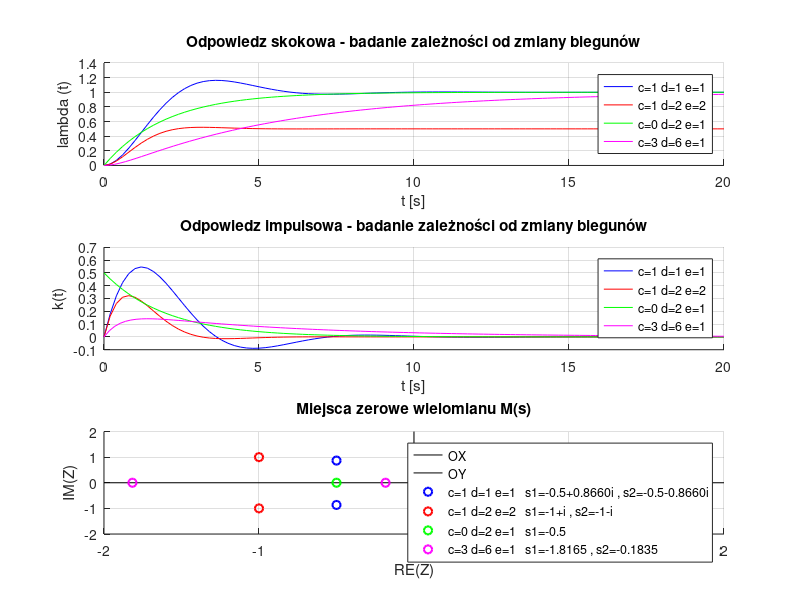
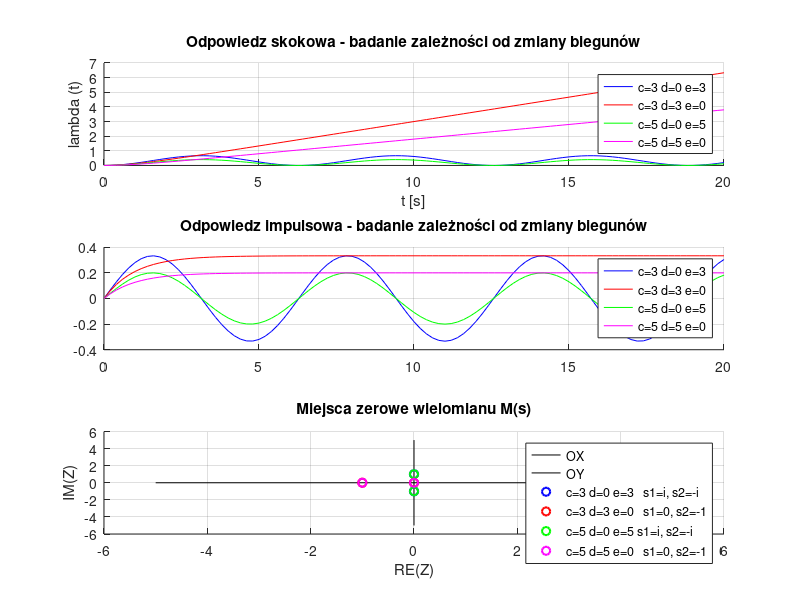
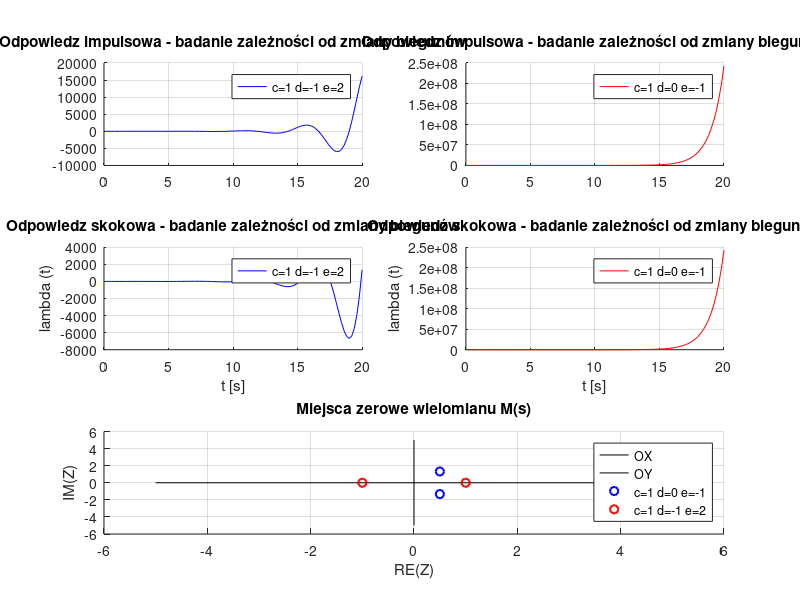
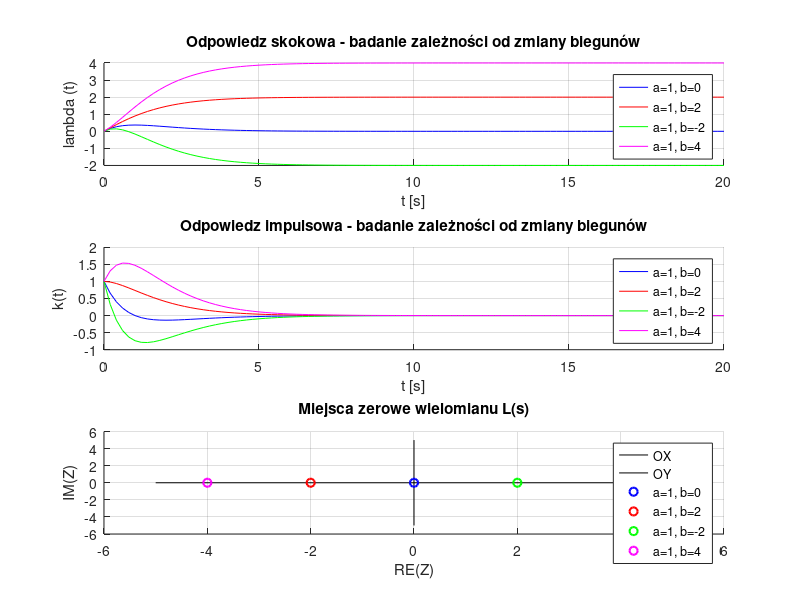

Recreate these plots in MATLAB, in order.
clear all;
close all;
%%%%%%%%%%%%%%%%%%%%%%%%%%%%%%%%%%%%%%%%%%%%%%%%%
%                                               %
% Autor: Piotr Bednarek                         %
% Indeks: 249472                                %
%                                               %
%%%%%%%%%%%%%%%%%%%%%%%%%%%%%%%%%%%%%%%%%%%%%%%%%

%STABILNY SYSTEM

a=0; b=1; c=1; d=1; e=1; 
M=[c d e];
K_s1=tf([a,b] , [c,d,e])
z1=roots(M)
[Step1,t1]=step(K_s1,20);
[Impulse1,t2]=impulse(K_s1,20);

a=0; b=1; c=1; d=2; e=2; 
M=[c d e];
K_s2=tf([a,b] , [c,d,e])
z2=roots(M)
[Step2,tt1]=step(K_s2,20);
[Impulse2,tt2]=impulse(K_s2,20);


a=0; b=1; c=0; d=2; e=1; 
M=[c d e];
K_s3=tf([a,b] , [c,d,e])
z3=roots(M)
[Step3,ttt1]=step(K_s3,20);
[Impulse3,ttt2]=impulse(K_s3,20);


a=0; b=1; c=3; d=6; e=1; 
M=[c d e];
K_s4=tf([a,b] , [c,d,e])
z4=roots(M)
[Step4,tttt1]=step(K_s4,20);
[Impulse4,tttt2]=impulse(K_s4,20);

figure(1);
subplot(3,1,1);
grid on;
hold on;
plot(t1,Step1,'b');
plot(tt1,Step2,'r');
plot(ttt1,Step3,'g');
plot(tttt1,Step4,'m');
title("Odpowiedz skokowa - badanie zależności od zmiany biegunów");
xlabel("t [s]");
ylabel("\lambda (t)");
legend("c=1 d=1 e=1","c=1 d=2 e=2","c=0 d=2 e=1","c=3 d=6 e=1");



subplot(3,1,2);
grid on;
hold on;
plot(t2,Impulse1,'b');
plot(tt2,Impulse2,'r');
plot(ttt2,Impulse3,'g');
plot(tttt2,Impulse4,'m');
title("Odpowiedz impulsowa - badanie zależności od zmiany biegunów");
xlabel("t [s]");
ylabel("k(t)");
legend("c=1 d=1 e=1","c=1 d=2 e=2","c=0 d=2 e=1","c=3 d=6 e=1");

subplot(3,1,3);
grid on;
hold on;
plot([-2 2] , [0 0], 'k');
plot([0 0],[-2 2],'k');
plot(real(z1),imag(z1),'bo','LineWidth',1.5);
plot(real(z2),imag(z2),'ro','LineWidth',1.5);
plot(real(z3),imag(z3),'go','LineWidth',1.5);
plot(real(z4),imag(z4),'mo','LineWidth',1.5);

title("Miejsca zerowe wielomianu M(s)");
xlabel("RE(Z)"); 
ylabel("IM(Z)");
legend("OX","OY","c=1 d=1 e=1   s1=-0.5+0.8660i , s2=-0.5-0.8660i","c=1 d=2 e=2   s1=-1+i , s2=-1-i","c=0 d=2 e=1   s1=-0.5","c=3 d=6 e=1   s1=-1.8165 , s2=-0.1835");


%SYSTEM NA GRANICY STABILNOSCI

a=0; b=1; c=3; d=0; e=3; 
M=[c d e];
K_s1=tf([a,b] , [c,d,e])
z1=roots(M)
[Step1,t1]=step(K_s1,20);
[Impulse1,t2]=impulse(K_s1,20);

a=0; b=1; c=3; d=3; e=0; 
M=[c d e];
K_s2=tf([a,b] , [c,d,e])
z2=roots(M)
[Step2,tt1]=step(K_s2,20);
[Impulse2,tt2]=impulse(K_s2,20);


a=0; b=1; c=5; d=0; e=5; 
M=[c d e];
K_s3=tf([a,b] , [c,d,e])
z3=roots(M)
[Step3,ttt1]=step(K_s3,20);
[Impulse3,ttt2]=impulse(K_s3,20);


a=0; b=1; c=5; d=5; e=0; 
M=[c d e];
K_s4=tf([a,b] , [c,d,e])
z4=roots(M)
[Step4,tttt1]=step(K_s4,20);
[Impulse4,tttt2]=impulse(K_s4,20);

figure(2);
subplot(3,1,1);
grid on;
hold on;
plot(t1,Step1,'b');
plot(tt1,Step2,'r');
plot(ttt1,Step3,'g');
plot(tttt1,Step4,'m');
title("Odpowiedz skokowa - badanie zależności od zmiany biegunów");
xlabel("t [s]");
ylabel("\lambda (t)");
legend("c=3 d=0 e=3","c=3 d=3 e=0","c=5 d=0 e=5","c=5 d=5 e=0");



subplot(3,1,2);
grid on;
hold on;
plot(t2,Impulse1,'b');
plot(tt2,Impulse2,'r');
plot(ttt2,Impulse3,'g');
plot(tttt2,Impulse4,'m');
title("Odpowiedz impulsowa - badanie zależności od zmiany biegunów");
legend("c=3 d=0 e=3","c=3 d=3 e=0","c=5 d=0 e=5","c=5 d=5 e=0");

subplot(3,1,3);
grid on;
hold on;
plot([-5 5] , [0 0], 'k');
plot([0 0],[-5 5],'k');
plot(real(z1),imag(z1),'bo','LineWidth',1.5);
plot(real(z2),imag(z2),'ro','LineWidth',1.5);
plot(real(z3),imag(z3),'go','LineWidth',1.5);
plot(real(z4),imag(z4),'mo','LineWidth',1.5);

title("Miejsca zerowe wielomianu M(s)");
xlabel("RE(Z)"); 
ylabel("IM(Z)");
legend("OX","OY","c=3 d=0 e=3   s1=i, s2=-i","c=3 d=3 e=0   s1=0, s2=-1","c=5 d=0 e=5 s1=i, s2=-i","c=5 d=5 e=0   s1=0, s2=-1");


%SYSTEM NIESTABILNY

a=0; b=1; c=1; d=-1; e=2; 
M=[c d e];
K_s1=tf([a,b] , [c,d,e])
z1=roots(M)
[Step1,t1]=step(K_s1,20);
[Impulse1,t2]=impulse(K_s1,20);

a=0; b=1; c=1; d=0; e=-1; 
M=[c d e];
K_s2=tf([a,b] , [c,d,e])
z2=roots(M)
[Step2,tt1]=step(K_s2,20);
[Impulse2,tt2]=impulse(K_s2,20);


figure(3);


subplot(3,2,3);
grid on;
hold on;
plot(t1,Step1,'b');
title("Odpowiedz skokowa - badanie zależności od zmiany biegunów");
xlabel("t [s]");
ylabel("\lambda (t)");
legend("c=1 d=-1 e=2");



subplot(3,2,1);
grid on;
hold on;
plot(t2,Impulse1,'b');
title("Odpowiedz impulsowa - badanie zależności od zmiany biegunów");
legend("c=1 d=-1 e=2");

subplot(3,2,2);
grid on;
hold on;
plot(tt2,Impulse2,'r');
title("Odpowiedz impulsowa - badanie zależności od zmiany biegunów");
legend("c=1 d=0 e=-1");


subplot(3,2,4);
grid on;
hold on;
plot(tt1,Step2,'r');
title("Odpowiedz skokowa - badanie zależności od zmiany biegunów");
xlabel("t [s]");
ylabel("\lambda (t)");
legend("c=1 d=0 e=-1");



subplot(3,1,3);
grid on;
hold on;
plot([-5 5] , [0 0], 'k');
plot([0 0],[-5 5],'k');
plot(real(z1),imag(z1),'bo','LineWidth',1.5);
plot(real(z2),imag(z2),'ro','LineWidth',1.5);

title("Miejsca zerowe wielomianu M(s)");
xlabel("RE(Z)"); 
ylabel("IM(Z)");
legend("OX","OY","c=1 d=0 e=-1","c=1 d=-1 e=2");



%W ZALEZNOSCI OD ZER!!!!

a=1; b=0; c=1; d=2; e=1; 
L=[a b];
M=[c d e];
K_s1=tf([a,b] , [c,d,e])
z1=roots(L)
[Step1,t1]=step(K_s1,20);
[Impulse1,t2]=impulse(K_s1,20);

a=1; b=2; c=1; d=2; e=1; 
L=[a b];
M=[c d e];
K_s2=tf([a,b] , [c,d,e])
z2=roots(L)
[Step2,tt1]=step(K_s2,20);
[Impulse2,tt2]=impulse(K_s2,20);


a=1; b=-2; c=1; d=2; e=1; 
L=[a b];
M=[c d e];
K_s3=tf([a,b] , [c,d,e])
z3=roots(L)
[Step3,ttt1]=step(K_s3,20);
[Impulse3,ttt2]=impulse(K_s3,20);


a=1; b=4; c=1; d=2; e=1; 
L=[a b];
M=[c d e];
K_s4=tf([a,b] , [c,d,e])
z4=roots(L)
[Step4,tttt1]=step(K_s4,20);
[Impulse4,tttt2]=impulse(K_s4,20);

figure(4);
subplot(3,1,1);
grid on;
hold on;
plot(t1,Step1,'b');
plot(tt1,Step2,'r');
plot(ttt1,Step3,'g');
plot(tttt1,Step4,'m');
title("Odpowiedz skokowa - badanie zależności od zmiany biegunów");
xlabel("t [s]");
ylabel("\lambda (t)");
legend("a=1, b=0","a=1, b=2","a=1, b=-2","a=1, b=4");



subplot(3,1,2);
grid on;
hold on;
plot(t2,Impulse1,'b');
plot(tt2,Impulse2,'r');
plot(ttt2,Impulse3,'g');
plot(tttt2,Impulse4,'m');
title("Odpowiedz impulsowa - badanie zależności od zmiany biegunów");
xlabel("t [s]");
ylabel("k(t)");
legend("a=1, b=0","a=1, b=2","a=1, b=-2","a=1, b=4");

subplot(3,1,3);
grid on;
hold on;
plot([-5 5] , [0 0], 'k');
plot([0 0],[-5 5],'k');
plot(real(z1),imag(z1),'bo','LineWidth',1.5);
plot(real(z2),imag(z2),'ro','LineWidth',1.5);
plot(real(z3),imag(z3),'go','LineWidth',1.5);
plot(real(z4),imag(z4),'mo','LineWidth',1.5);

title("Miejsca zerowe wielomianu L(s)");
xlabel("RE(Z)"); 
ylabel("IM(Z)");
legend("OX","OY","a=1, b=0","a=1, b=2","a=1, b=-2","a=1, b=4");


%SZUMY!
u=rand(1000,1);
a=0;b=8;c=0;d=2;e=1;
K_s1=tf([a,b],[c,d,e]);
t=0:0.1:99.99;
figure(5);
subplot(2,1,1);
lsim(K_s1,u,t);
subplot(2,1,2);
step(K_s1);

u=rand(10000,1);
a=0;b=0.2;c=1;d=0.08;e=0.04;
K_s1=tf([a,b],[c,d,e]);
t=0:0.1:999.9;
figure(6);
subplot(2,1,1);
lsim(K_s1,u,t);
subplot(2,1,2);
step(K_s1);

